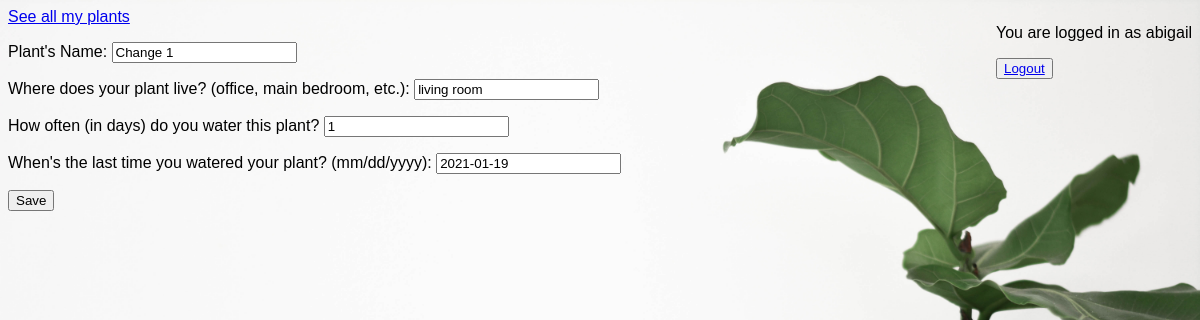
The page /plants/4/update/ (signed in) on the database its author committed.
### plants/models.py (models this page shows, shortened)
class plants(models.Model):
	user=models.ForeignKey(User, on_delete=models.CASCADE)
	name= models.CharField(max_length=50)
	location=models.CharField(max_length=200)
	frequency=models.PositiveSmallIntegerField()
	last_watered=models.DateField()
	event_id = models.CharField(max_length= 50, blank=True)

### plants/views.py (the view, shortened to what this page needs)
# urls.py: path('<int:pk>/update/', plant_update_view, name= 'update-plant'),
@login_required
def plant_update_view(request, pk):
	service=get_token(request)
	obj= plants.objects.get(pk=pk)
	form=PlantForm(request.POST or None, instance=obj)
	context= {
	'form': form
	}
	return render(request, "plants/plants_create.html", context)

### plants/forms.py
class PlantForm(forms.ModelForm):
	name= forms.CharField(label= "Plant's Name")
	location= forms.CharField(label= "Where does your plant live? (office, main bedroom, etc.)")
	frequency=forms.IntegerField(label= 'How often (in days) do you water this plant?')
	last_watered= forms.DateField( label="When's the last time you watered your plant? (mm/dd/yyyy)")
	class Meta:
		model= plants
		fields= [
			'name',
			'location',
			'frequency',
			'last_watered'
		]

### plants/views.py (called while the page is built)
def get_token(request):
	token = SocialToken.objects.get(account__user=request.user, account__provider='google')
	credentials = Credentials(
		token=token.token,
		refresh_token=token.token_secret,
		token_uri='https://oauth2.googleapis.com/token',
		client_id='799544582104-gbpau73rvg05q41feqi11kc1t6odkkqb.apps.googleusercontent.com',
		client_secret=''
		)
	return build('calendar', 'v3', credentials=credentials)

### plants/templates/plants/plants_create.html
{% extends "base.html" %}
{% block content%}
<form method='POST'> {% csrf_token %}
{{form.as_p}}
<input type ='submit' value='Save' />
</form>
{% endblock%}

### plants/templates/base.html (shortened to what this page needs)
<!doctype html>
<html>
<head>
</head>
<body>
<a href='{% url "plants" %}'>See all my plants </a>
<div class= user>
<p> You are logged in as {{user.username}}</p>
<button class= "button logout"><a href='{% url "account_logout" %}'>Logout </a></button>
</div>
{% block content %}
{% endblock %}
</body>
{% load static %}
<link rel= "stylesheet" type= "text/css" href="{% static 'plants/style.css' %}">
</html>

### plants/static/plants/style.css (style rules this page uses)
body { font-family: Lora, sans-serif; background: green url("images/pexels-content-pixie-3554239.jpg"); background-size: cover; }
.user { float:right; }

### rows shown on the page
plants: name "Change 1", location "living room", frequency "1", last_watered "2021-01-19"

### other values the page prints
{{ user.username }} "abigail"
